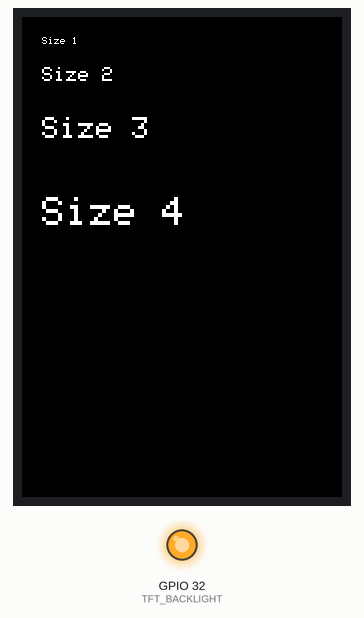
Recording of a sketch running on a simulated ESP32. Shown: 320×480 colour display, output pins drawn as LEDs (lit = HIGH). Pins used as bus, display or sensor lines are not drawn; what the sketch prints to the serial monitor is not drawn.

Above: at 1.5 s.
At 4.6 s:
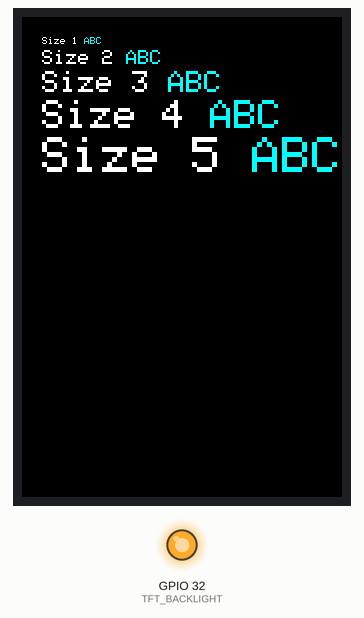
At 7.8 s:
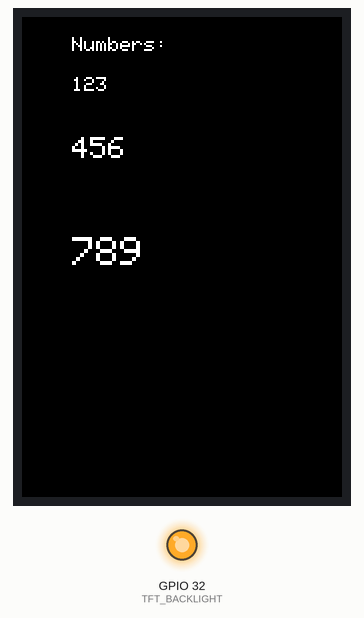
At 10.9 s:
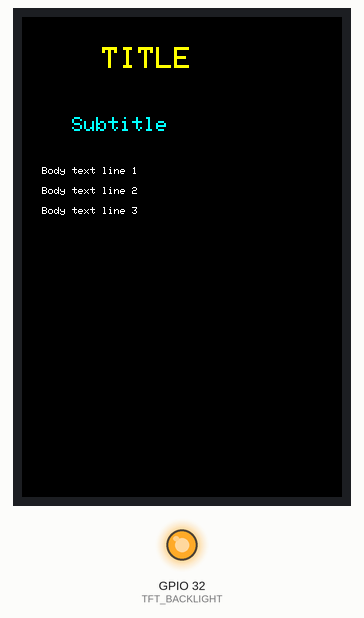
At 16.6 s:
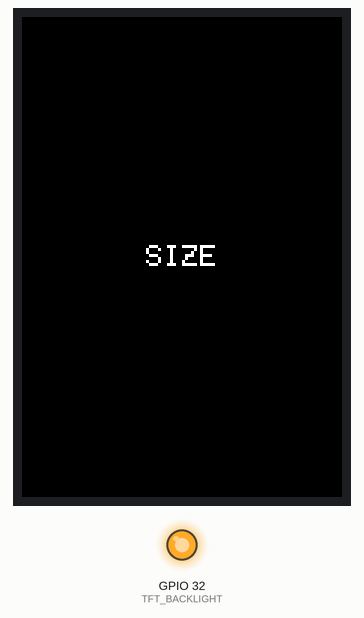
At 18.9 s:
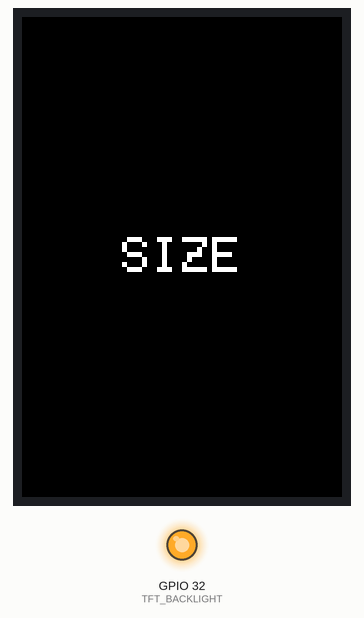

Measured:
- what the display in image 0 shows lasts 3.2 s, from 1.4 s to 4.6 s
- what the display in image 3 shows lasts 3.3 s, from 10.9 s to 14.2 s
- what the display in image 4 shows lasts 1.2 s, from 16.5 s to 17.7 s

The sketch:

Lesson03_TextSize.ino
```cpp
/*
 * Lesson 03: Text Size
 * 3.5 inch TFT-LCD Display Tutorial
 *
 * Course objectives: Learn how to control text size
 *
 * Key concepts:
 * - setTextSize() function
 * - Effect of different sizes
 * - How size affects position
 *
 * Library needed (install once via Tools -> Manage Libraries):
 * - "GFX Library for Arduino" by moononournation. Any recent version works.
 *
 * Before uploading, pick your board in Arduino IDE under Tools -> Board:
 * "ESP32S3 Dev Module" for an ESP32-S3, or "ESP32 Dev Module" for a classic ESP32.
 */

#include <Arduino_GFX_Library.h>

// ==================== Color Name Compatibility ====================
// GFX Library 1.6.5+ renamed the short color macros (BLACK, RED, ...) to RGB565_*.
// These aliases keep the sketch compiling on both old (<=1.6.4) and new (>=1.6.5)
// versions. The #ifndef guard makes it a no-op on versions that still define BLACK.
#ifndef BLACK
  #define BLACK   RGB565_BLACK
  #define WHITE   RGB565_WHITE
  #define RED     RGB565_RED
  #define GREEN   RGB565_GREEN
  #define BLUE    RGB565_BLUE
  #define YELLOW  RGB565_YELLOW
  #define MAGENTA RGB565_MAGENTA
  #define CYAN    RGB565_CYAN
#endif


// ==================== SPI LCD Pin Definitions ====================
// This kit ships wired for ESP32-S3, but the display module's ribbon cable works
// with any board. Pins are selected automatically based on the board you choose
// in Arduino IDE (Tools -> Board), so the same sketch compiles on both.
#if defined(CONFIG_IDF_TARGET_ESP32S3)
  // ESP32-S3 (select "ESP32S3 Dev Module") - default wiring for this kit
  #define TFT_CS    10   // CS  (Chip Select)
  #define TFT_RST   42   // RESET
  #define TFT_DC    2    // DC/RS/A0 (Data/Command) - **Must connect!**
  #define TFT_MOSI  11   // SDA/MOSI (SPI data)
  #define TFT_SCLK  12   // SCL/SCLK (SPI clock)
  #define TFT_BACKLIGHT 41  // LEDA/BLK (Backlight)
  #define TFT_USE_PSRAM true
  #define TFT_SPI_NUM   HSPI    // S3: SPI3 host (=1). Usable buses are FSPI(=0) and HSPI(=1).
#else
  // Classic ESP32 (e.g. Lonely Binary PinPulse, select "ESP32 Dev Module")
  // NOTE: GPIO 41/42 do not exist on classic ESP32, and GPIO 6-11 are reserved for
  // the on-chip SPI flash, so the S3 pins above cannot be used. These are the
  // standard VSPI pins for classic ESP32.
  #define TFT_CS    15   // CS  (Chip Select)
  #define TFT_RST   4    // RESET
  #define TFT_DC    2    // DC/RS/A0 (Data/Command) - **Must connect!**
  #define TFT_MOSI  23   // SDA/MOSI (SPI data, VSPI default)
  #define TFT_SCLK  18   // SCL/SCLK (SPI clock, VSPI default)
  #define TFT_BACKLIGHT 32  // LEDA/BLK (Backlight)
  #define TFT_USE_PSRAM false
  #define TFT_SPI_NUM   VSPI    // classic ESP32: SPI3 host (=3). NOT FSPI(=1) -- that is the on-chip flash bus.
#endif

// ==================== Create the display object ====================
// "bus" sets up HOW we talk to the screen (hardware SPI on the pins above).
// "gfx" is the ST7796 screen driver (320x480) we call to draw text and shapes.
// Using a different screen size? See ADAPTATION_GUIDE.md in that size's folder.
Arduino_DataBus *bus = new Arduino_ESP32SPI(TFT_DC, TFT_CS, TFT_SCLK, TFT_MOSI, GFX_NOT_DEFINED, TFT_SPI_NUM /* HSPI on S3, VSPI on classic ESP32 */, true /* is_shared_interface */);
Arduino_ST7796 *gfx = new Arduino_ST7796(bus, TFT_RST, 0, true /* IPS */, 320, 480, 0, 0, 0, 0);

// ==================== Initialization ====================
void setup() {
  Serial.begin(115200);
  delay(1000);

  Serial.println("Lesson 03: Text Size");
  Serial.println("Initializing LCD...");

  // Turn the backlight on (on/off only, no brightness control).
  pinMode(TFT_BACKLIGHT, OUTPUT);
  digitalWrite(TFT_BACKLIGHT, HIGH);  // HIGH = backlight ON

  // Reset display
  pinMode(TFT_RST, OUTPUT);
  digitalWrite(TFT_RST, LOW);
  delay(10);
  digitalWrite(TFT_RST, HIGH);
  delay(120);

  // Initialize LCD
  if (!gfx->begin()) {
    Serial.println("LCD initialization failed!");
    while (1);
  }

  gfx->setRotation(0);

  Serial.println("LCD initialized successfully!");

  // ==================== Lesson Content ====================

  // Part 1: Display text in different sizes
  Serial.println("Displaying different text sizes...");
  gfx->fillScreen(BLACK);

  gfx->setTextColor(WHITE);

  // Size 1 (default)
  gfx->setTextSize(1);
  gfx->setCursor(20, 20);
  gfx->println("Size 1");

  // Size 2
  gfx->setTextSize(2);
  gfx->setCursor(20, 50);
  gfx->println("Size 2");

  // Size 3
  gfx->setTextSize(3);
  gfx->setCursor(20, 100);
  gfx->println("Size 3");

  // Size 4
  gfx->setTextSize(4);
  gfx->setCursor(20, 180);
  gfx->println("Size 4");

  delay(3000);

  // Part 2: Size comparison
  Serial.println("Comparing text sizes...");
  gfx->fillScreen(BLACK);

  int y = 20;
  for (int size = 1; size <= 5; size++) {
    gfx->setTextSize(size);
    gfx->setTextColor(WHITE);
    gfx->setCursor(20, y);
    gfx->print("Size ");
    gfx->print(size);

    // Same text, different size
    gfx->setTextColor(CYAN);
    gfx->print(" ABC");

    y += size * 8 + 5;  // Adjust Y by size
  }

  delay(3000);

  // Part 3: Numbers in different sizes
  Serial.println("Displaying numbers in different sizes...");
  gfx->fillScreen(BLACK);

  gfx->setTextColor(WHITE);
  gfx->setTextSize(2);
  gfx->setCursor(50, 20);
  gfx->println("Numbers:");

  // Small numbers
  gfx->setTextSize(2);
  gfx->setCursor(50, 60);
  gfx->println("123");

  // Medium numbers
  gfx->setTextSize(3);
  gfx->setCursor(50, 120);
  gfx->println("456");

  // Large numbers
  gfx->setTextSize(4);
  gfx->setCursor(50, 220);
  gfx->println("789");

  delay(3000);

  // Part 4: Mixed size text
  Serial.println("Displaying mixed size text...");
  gfx->fillScreen(BLACK);

  // Title (large)
  gfx->setTextSize(3);
  gfx->setTextColor(YELLOW);
  gfx->setCursor(80, 30);
  gfx->println("TITLE");

  // Subtitle (medium)
  gfx->setTextSize(2);
  gfx->setTextColor(CYAN);
  gfx->setCursor(50, 100);
  gfx->println("Subtitle");

  // Body (small)
  gfx->setTextSize(1);
  gfx->setTextColor(WHITE);
  gfx->setCursor(20, 150);
  gfx->println("Body text line 1");
  gfx->setCursor(20, 170);
  gfx->println("Body text line 2");
  gfx->setCursor(20, 190);
  gfx->println("Body text line 3");

  delay(3000);

  // Part 5: Animate text size
  Serial.println("Animating text size...");
  gfx->fillScreen(BLACK);

  for (int size = 1; size <= 5; size++) {
    gfx->fillScreen(BLACK);
    gfx->setTextSize(size);
    gfx->setTextColor(WHITE);

    // Center on screen
    int textWidth = 4 * size * 6;  // Estimate width
    int x = (gfx->width() - textWidth) / 2;
    int y = (gfx->height() - size * 8) / 2;

    gfx->setCursor(x, y);
    gfx->println("SIZE");

    delay(1000);
  }

  Serial.println("Text size demonstration complete!");
}

void loop() {
  delay(1000);
}
```
